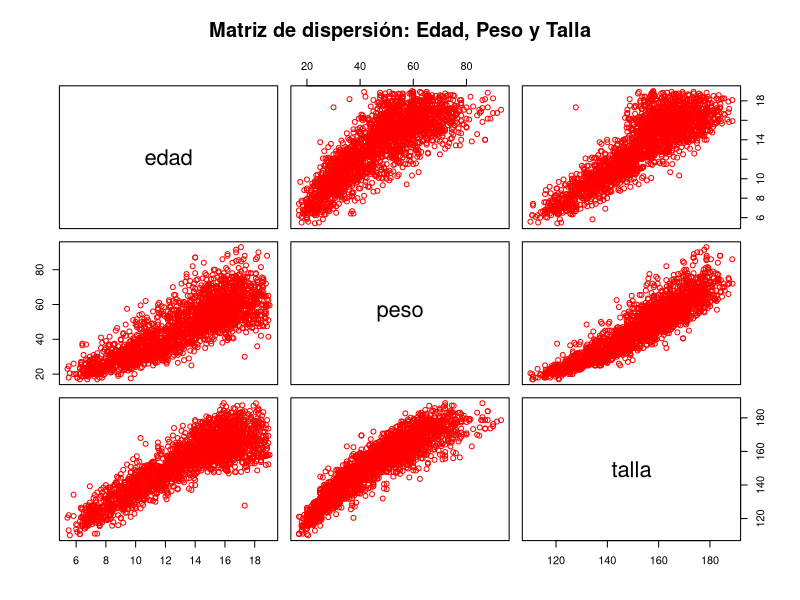

Write the R code that produced this figure.
## ---- chunk 1
knitr::opts_chunk$set(echo = TRUE, warning = FALSE, message = FALSE)

## ---- chunk 2
# Cargar el archivo children.csv y hacemos de DataFrame pediatria
pediatria <- read.csv2("children.csv")

# Visualizamos los seis primeros datos
head(pediatria)
## ---- chunk 3
# Eliminar la primera columna (asumiendo que no es numérica o es un ID)
pediatria_clean <- pediatria[, -1]
head(pediatria_clean)
## ---- chunk 4

## ---- chunk 5

# Eliminamos la primera columna sexo (asumiendo que no es numérica o es un ID)
pediatria_clean <- pediatria[, -1]

# Visualizamos el nuevo DataFrame limpio de la primera columna
head(pediatria_clean)
## ---- chunk 6
# Definimos colores según el sexo (ajusta la columna según tu dataset)
colores <- ifelse(pediatria$sexo == "M", "blue", "red") 

# Representamos las variables de interés: edad, peso y talla
# Nota: Asegúrate de que los nombres de las columnas coincidan con tu CSV
pairs(pediatria_clean[, c("edad", "peso", "talla")], 
      col = colores, 
      main = "Matriz de dispersión: Edad, Peso y Talla")

## ---- chunk 7
# Seleccionamos solo las columnas de interés
vars_interes <- pediatria_clean[, c("edad", "peso", "talla")]

# Calculamos la matriz de correlación
matriz_corr <- cor(vars_interes, use = "complete.obs")

# Si deseas ver el valor absoluto como en tu ejemplo original:
corr_abs <- abs(matriz_corr)

print(corr_abs)
